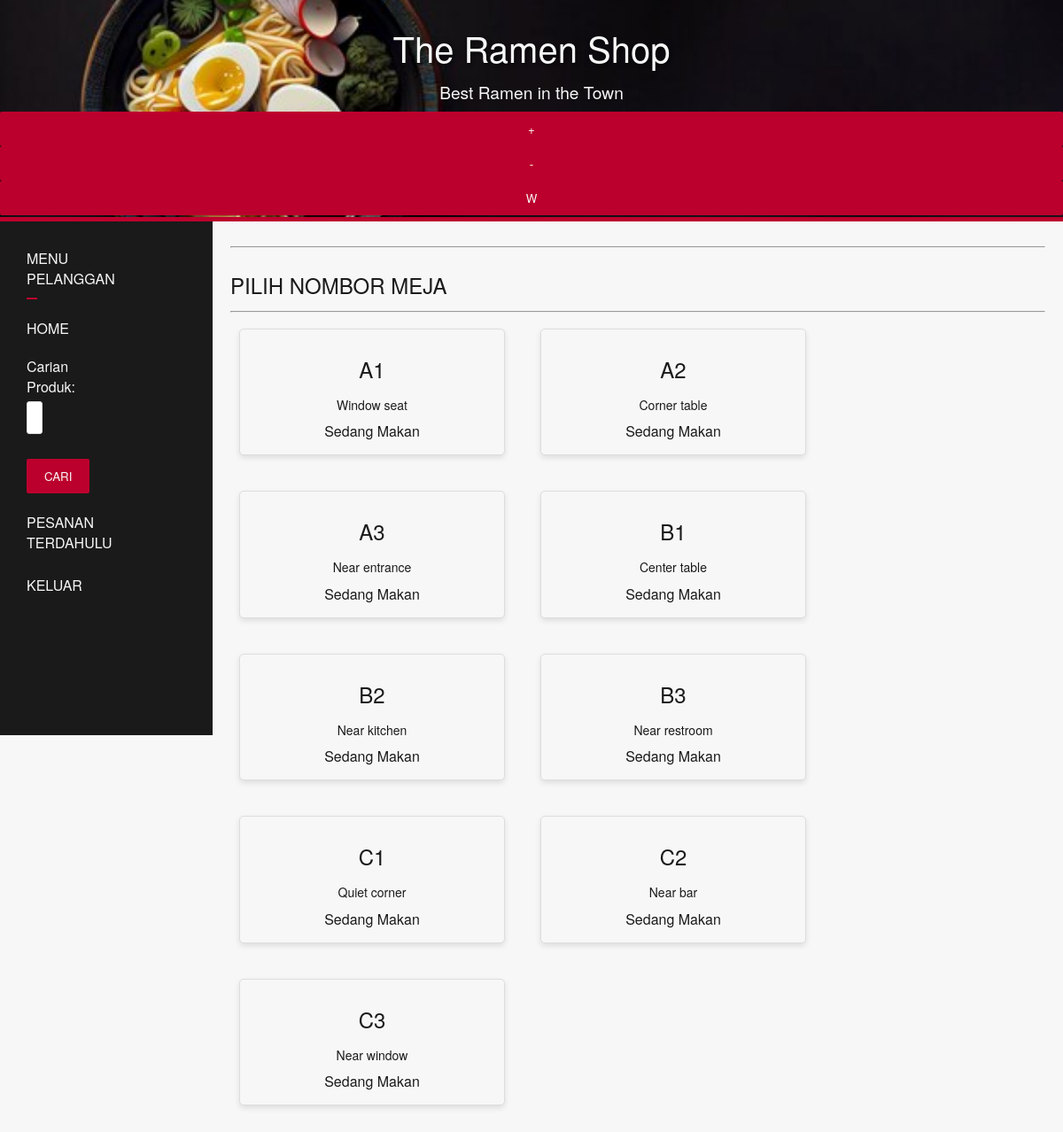
Before: /meja_pilih.php (signed in) with the older database file.
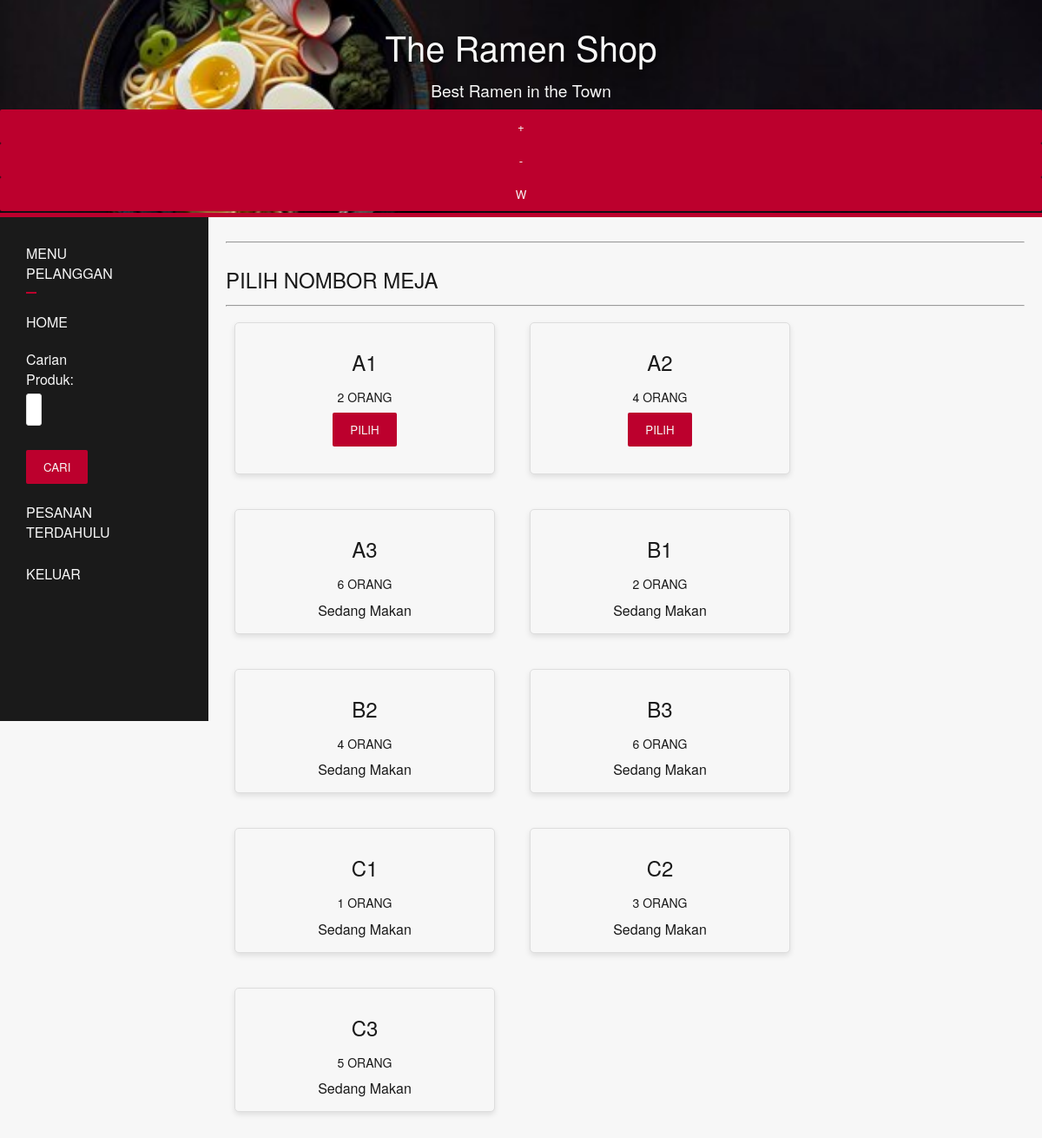
After: the same page with the newer database file.
### tables this page shows
CREATE TABLE `meja` (
  `noMeja` varchar(10) NOT NULL,
  `info` varchar(20) DEFAULT NULL,
  `tersedia` tinyint(1) NOT NULL DEFAULT 1
);

### meja_pilih.php (the view, shortened to what this page needs)
<?php
include 'header.php';
?>
<div class="row">
    <div id="menu">
        <?php include 'menu.php';?>
    </div>
    <div id="isi">
        <hr>
        <h2>PILIH NOMBOR MEJA</h2>
        <hr>
        <div class="wrapper">
            <?php
            $meja=mysqli_query($con,"SELECT * FROM meja");
            while($row = mysqli_fetch_assoc($meja)) {
            ?>
                <div class="product-card">
                    <h2><?php echo $row['noMeja'];?></h2>
                    <p><?php echo $row['info'];?></p>
                    <?php
                    if ($row['tersedia'] == 1) {
                    ?>
                        <form method="post">
                            <button name="semak" type="submit">PILIH</button>
                        </form>
                        <?php
                    } else {
                        echo "Sedang Makan";
                    }
                        ?>
                </div>
            <?php
            } ?>
        </div>
    </div>
</div>

Changed rows visible on the page:
changed meja "A1": info "Window seat" → "2 ORANG"; tersedia "Sedang Makan" → "PILIH"
changed meja "A2": info "Corner table" → "4 ORANG"; tersedia "Sedang Makan" → "PILIH"
changed meja "A3": info "Near entrance" → "6 ORANG"
changed meja "B1": info "Center table" → "2 ORANG"
changed meja "B2": info "Near kitchen" → "4 ORANG"
changed meja "B3": info "Near restroom" → "6 ORANG"
changed meja "C1": info "Quiet corner" → "1 ORANG"
changed meja "C2": info "Near bar" → "3 ORANG"
changed meja "C3": info "Near window" → "5 ORANG"
